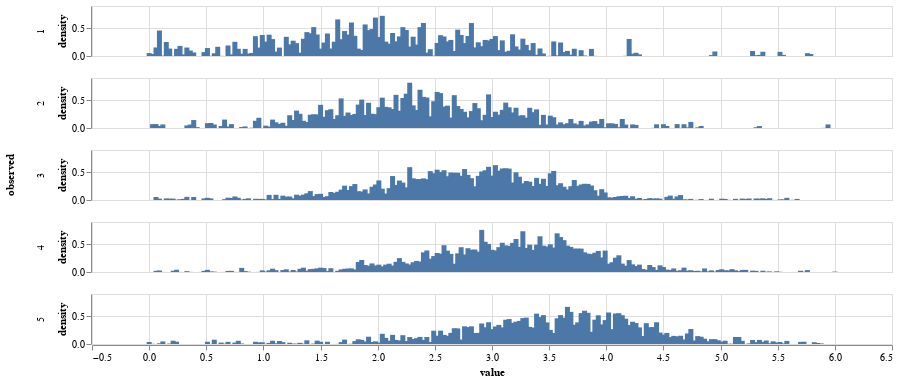

Notebook code for this chart:
### Code cell
fit_vs_obs = pd.concat([
    Rhatbig.rename(columns={'rating':'fit'}),
    Rbig.rename(columns={'rating':'observed'}),
], axis=1).stack().dropna().reset_index()[['fit','observed']]

fit_vs_obs = fit_vs_obs.iloc[np.random.choice(len(fit_vs_obs), 5000)]

alt.Chart(fit_vs_obs).transform_density(
    density='fit',
    bandwidth=0.01,
    groupby=['observed'],
    extent= [0, 6]
).mark_bar().encode(
    alt.X('value:Q'),
    alt.Y('density:Q'),
    alt.Row('observed:N')
).properties(width=800, height=50)

### Figure 1 — Vega-Lite specification as saved in the notebook (floating-point values rounded to 4 significant figures; data arrays with more than 128 entries replaced by an {"elided": "..."} marker saying what was removed)
{"config": {"view": {"continuousWidth": 300, "continuousHeight": 300}}, "data": {"name": "data-7ea876b7b7cb6c80d4f935be141b71b2"}, "mark": {"type": "bar"}, "encoding": {"row": {"field": "observed", "type": "nominal"}, "x": {"field": "value", "type": "quantitative"}, "y": {"field": "density", "type": "quantitative"}}, "height": 50, "transform": [{"density": "fit", "bandwidth": 0.01, "extent": [0, 6], "groupby": ["observed"]}], "width": 800, "$schema": "https://vega.github.io/schema/vega-lite/v5.16.3.json", "datasets": {"data-7ea876b7b7cb6c80d4f935be141b71b2": {"elided": "5000 records"}}}
